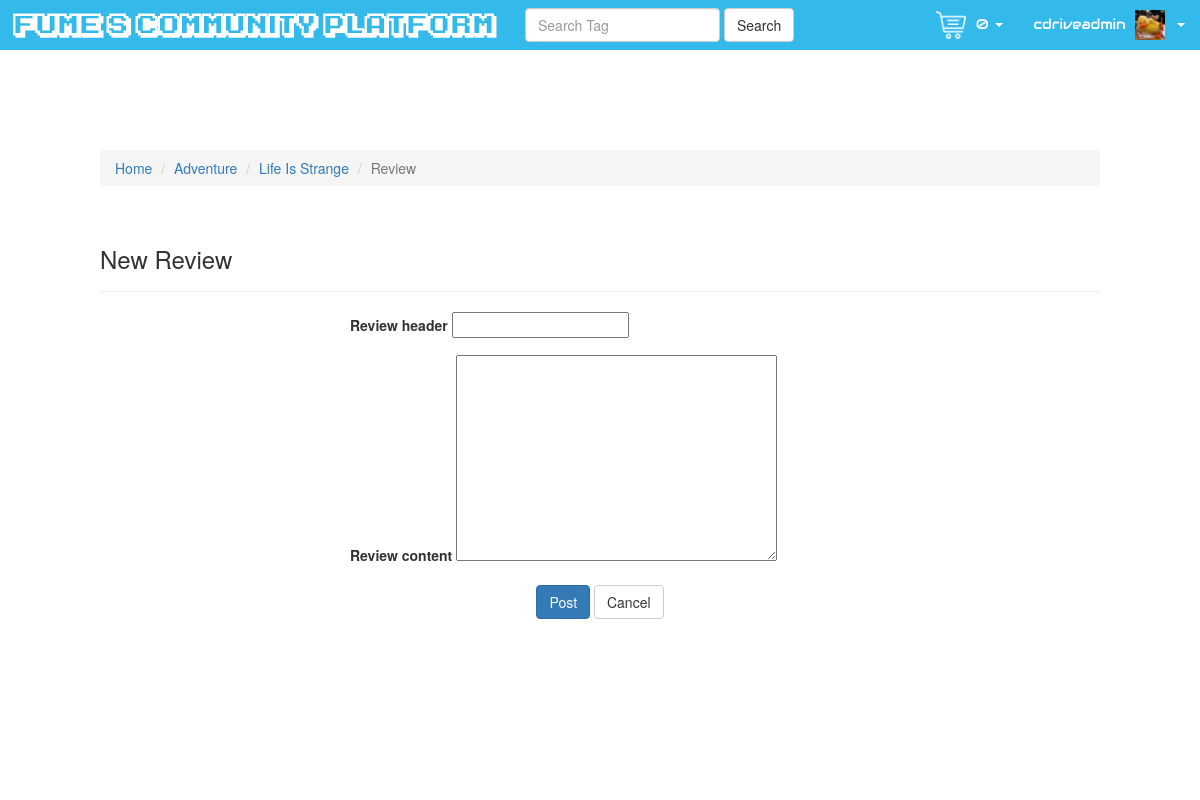
The app's page /genre/6/game/3/review/new/ (signed in) with its own data.
### core/models.py (models this page shows, shortened)
class Cart(models.Model):
    NOT_PAID = 'N'
    PROCESSING = 'PR'
    PAID = 'P'
    CART_STATUS_CHOICES = (
        (NOT_PAID, 'NotPaid'),
        (PROCESSING, 'Processing/Pending'),
        (PAID, 'Paid'),
    )
    status = models.CharField(max_length=2, choices=CART_STATUS_CHOICES, default=NOT_PAID)
    games = models.ManyToManyField('game.Game', blank=True, through='CartGamePurchase')
    payment = models.OneToOneField('CardPayment', on_delete=models.CASCADE, blank=True, null=True)
    user = models.ForeignKey(User, on_delete=models.CASCADE)

class UserProfile(models.Model):
    user = models.OneToOneField(User, on_delete=models.CASCADE, related_name='profile')
    on_screen_name = models.CharField(max_length=200, default=UserConst.DEFAULT_ON_SCREEN_NAME)
    avatar_image = models.ImageField(upload_to=PathUtils.get_avatar_file_name, default=UserConst.DEFAULT_AVATAR_IMAGE_PATH)
    accumulated_spending = models.DecimalField(max_digits=15, decimal_places=2, default=Decimal(0.00))
    def spending_required(self):
        return 100 - self.accumulated_spending
    def get_active_cart(self):
        cart = Cart.objects.get(user_id=self.user.id, status=Cart.NOT_PAID)
        return cart
    def get_purchased_games_id(self, ordered=True):
        if ordered:
            games_id = CartGamePurchase.objects.filter(cart__user__id=self.user.id, cart__status=Cart.PAID).order_by('-cart__payment__paid_date').values_list('game', flat=True)
        else:
            games_id = CartGamePurchase.objects.filter(cart__user__id=self.user.id, cart__status=Cart.PAID).values_list('game', flat=True)
        return games_id
    def get_purchased_games(self, ordered=True):
        from game.models import Game
        games_id = self.get_purchased_games_id(ordered=ordered)
        games = Game.objects.filter(pk__in=set(games_id))
        return games
    def get_rewards_batches(self, filter_expiration_date=timezone.now()):
        rewards_batches = RewardsBatch.objects.filter(user_id=self.user.id, expiration_date__gte=filter_expiration_date) \
                                                .values('expiration_date', 'issue_date') \
                                                .annotate(values=Sum('value')) \
                                                .order_by('expiration_date')
        return rewards_batches
    def get_rewards_total(self, filter_expiration_date=timezone.now()):
        rewards_batches = self.get_rewards_batches(filter_expiration_date=filter_expiration_date)
        total_number_of_rewards = [batch['values'] for batch in rewards_batches.all()]
        return sum(total_number_of_rewards)

### game/models.py (models this page shows, shortened)
class Genre(models.Model):
    genre_name = models.CharField(max_length=30)
    image = models.ImageField(upload_to='genres')

class Game(models.Model):
    image = models.ImageField(upload_to='games')
    title = models.CharField(max_length=50)
    full_description = models.TextField()
    one_line_description = models.CharField(max_length=100)
    price = models.DecimalField(max_digits=10, decimal_places=2, default=Decimal(0.00))
    genre = models.ForeignKey('Genre', on_delete=models.CASCADE)
    is_featured = models.BooleanField()
    platforms = models.ManyToManyField('Platform')
    release_date = models.DateField()

### game/views.py (the view)
# urls.py: url(r'^genre/(?P<genre_id>\d+)/game/(?P<game_id>\d+)/review/new/$', views.add_review, name='add_review'),
def add_review(request, genre_id, game_id):
    game = Game.objects.get(pk=game_id)
    if request.user.is_authenticated() and game in request.user.profile.get_purchased_games():
        if request.method == 'POST':
            form = ReviewForm(request.POST)
            if form.is_valid():
                review = form.save(commit=False)
                review.review_issue_date = timezone.now()
                review.user = request.user
                review.game = game
                review.save()
                return redirect('reviews', genre_id=game.genre.id, game_id=game.id)
        else:
            form = ReviewForm()
            layers = OrderedDict()
            layers['Home'] = reverse('homepage')
            layers[game.genre.genre_name] = reverse('genre', args=[game.genre.id])
            layers[game.title] = reverse('game', kwargs={'genre_id': game.genre.id, 'pk': game.id})
            layers['Review'] = '#'
            page  = request.GET.get('page')
        return render(request, 'game/add_review.html', {'game': game,'form': form, 'layers': layers})
    else:
        return redirect('login')

### game/forms.py
class ReviewForm(forms.ModelForm):
	class Meta:
		model = Review
		fields = ('review_header', 'review_content')

### game/templates/game/add_review.html (shortened to what this page needs)
{% extends 'base.html' %}
{% block content %}
{% with form_name="add-review" %}
<div id="{{ form_name }}-page" class="container-fluid page">
	<div id="{{ form_name }}-info-header">
		{% include "includes/breadcrumb.html" with layers=layers %}
	</div>
    {% include "includes/form/form_header.html" with title="New Review" %}
    <div class="form-content">
        {% include 'includes/form/form_content.html' %}
        <p class="text-center">
        	<button type="submit" class="btn btn-primary" form="{{ form_name }}-form">Post</button>
        	<a href="{% url 'reviews' genre_id=game.genre.id game_id=game.id %}" type="button" class="btn btn-default">Cancel</a>
        </p>
    </div>
</div>
{% endwith %}
{% endblock %}

### templates/includes/header_profile.html (shortened to what this page needs)
{% load staticfiles %}
<ul class="nav navbar-nav navbar-right info-bar" id="profile-info-bar">
	{% with cart=user.profile.get_active_cart %}
		<li class="dropdown">
			<a href="#" class="dropdown-toggle" data-toggle="dropdown" role="button" aria-haspopup="true" aria-expanded="false">
				<img src="{% static 'img/icons/shopping-cart.png' %}" class="header-icon" />
				{{ cart.games.all.count }} <span class="caret"></span>
			</a>
		</li>
	{% endwith %}
	<li class="dropdown">
		<a href="#" class="dropdown-toggle" data-toggle="dropdown" role="button" aria-haspopup="true" aria-expanded="false">
			{{ user.username }}
			<img src="{{ user.profile.avatar_image.url }}" class="header-icon" /> <span class="caret"></span>
		</a>
	</li>
</ul>

### templates/includes/breadcrumb.html
<ol class="breadcrumb">
	{% for layer_title, layer_url in layers.items %}
		{% if not forloop.last %}
			<li><a href="{{ layer_url }}">{{ layer_title }}</a></li>
		{% else %}
			<li class="active">{{ layer_title }}</li>
		{% endif %}
	{% endfor %}
</ol>

### static/css/common.css (style rules this page uses)
img.header-icon { max-width: 30px; max-height: 30px; margin-left: 5px; margin-right: 5px; }
.form-content { width: 50%; margin: auto; }
.page { padding: 80px 100px 150px; }
.nav.info-bar>li>a { color: white; font-family: 'Audiowide', cursive; }
#profile-info-bar>li>a { padding-top: 10px; padding-bottom: 10px; }
.nav.info-bar { margin-right: -30px !important; }

### records on screen
Cart: games.all.count "0"
Genre: layers "Adventure"
Game: layers "Life Is Strange"

### other values on screen
{{ user.username }} "cdriveadmin"
{{ layer_title }} "Home"
{{ layer_title }} "Review"
{{ title }} "New Review"
{{ field.label|formfieldname }} "Review header" "Review content"
